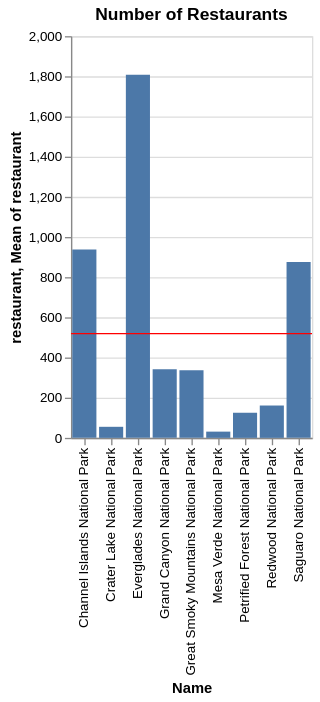

Here is the Vega-Lite specification saved for this chart:
### Vega-Lite specification from a JSON file in a GitHub repository (floating-point values rounded to 4 significant figures)
{"config": {"view": {"continuousWidth": 400, "continuousHeight": 300}}, "layer": [{"mark": "bar", "encoding": {"x": {"type": "nominal", "field": "Name"}, "y": {"type": "quantitative", "field": "restaurant"}}, "title": "Number of Restaurants"}, {"mark": {"type": "rule", "color": "red"}, "encoding": {"y": {"type": "quantitative", "aggregate": "mean", "field": "restaurant"}}}], "data": {"name": "data-d5df16c32e16dd92701447de07f85ea8"}, "$schema": "https://vega.github.io/schema/vega-lite/v4.8.1.json", "datasets": {"data-d5df16c32e16dd92701447de07f85ea8": [{"Name": "Channel Islands National Park", "median_household_income": 87130.0, "parking": 2468, "restaurant": 938, "tickets": "No", "max_temperature": 67.4, "min_temperature": 51.94, "Precipitation": 0.4549, "Wind_Speed": 13.45, "crime_pop1000": 3.952, "tickets_label": 0, "label": 1}, {"Name": "Crater Lake National Park", "median_household_income": 45010.0, "parking": 237, "restaurant": 55, "tickets": "Yes", "max_temperature": 47.46, "min_temperature": 38.24, "Precipitation": 1.02, "Wind_Speed": 15.25, "crime_pop1000": 13.72, "tickets_label": 1, "label": 0}, {"Name": "Everglades National Park", "median_household_income": 61930.0, "parking": 6582, "restaurant": 1808, "tickets": "Yes", "max_temperature": 79.58, "min_temperature": 64.71, "Precipitation": 0.8205, "Wind_Speed": 13.18, "crime_pop1000": 21.05, "tickets_label": 1, "label": 2}, {"Name": "Grand Canyon National Park", "median_household_income": 51070.0, "parking": 1102, "restaurant": 341, "tickets": "Yes", "max_temperature": 67.8, "min_temperature": 46.0, "Precipitation": 0.1283, "Wind_Speed": 11.54, "crime_pop1000": 9.703, "tickets_label": 1, "label": 0}, {"Name": "Petrified Forest National Park", "median_household_income": 36470.0, "parking": 457, "restaurant": 125, "tickets": "No", "max_temperature": 67.8, "min_temperature": 46.0, "Precipitation": 0.1283, "Wind_Speed": 11.54, "crime_pop1000": 5.108, "tickets_label": 0, "label": 0}, {"Name": "Great Smoky Mountains National Park", "median_household_income": 47620.0, "parking": 1035, "restaurant": 337, "tickets": "No", "max_temperature": 53.01, "min_temperature": 36.52, "Precipitation": 1.4, "Wind_Speed": 13.85, "crime_pop1000": 23.28, "tickets_label": 0, "label": 0}, {"Name": "Mesa Verde National Park", "median_household_income": 49600.0, "parking": 114, "restaurant": 31, "tickets": "Yes", "max_temperature": 39.58, "min_temperature": 17.75, "Precipitation": 0.07404, "Wind_Speed": 12.74, "crime_pop1000": 9.258, "tickets_label": 1, "label": 0}, {"Name": "Redwood National Park", "median_household_income": 47760.0, "parking": 802, "restaurant": 161, "tickets": "No", "max_temperature": 58.19, "min_temperature": 47.09, "Precipitation": 0.5271, "Wind_Speed": 14.69, "crime_pop1000": 11.87, "tickets_label": 0, "label": 0}, {"Name": "Saguaro National Park", "median_household_income": 53590.0, "parking": 13897, "restaurant": 876, "tickets": "Yes", "max_temperature": 68.07, "min_temperature": 40.52, "Precipitation": 0.09022, "Wind_Speed": 14.42, "crime_pop1000": 11.71, "tickets_label": 1, "label": 2}]}}
